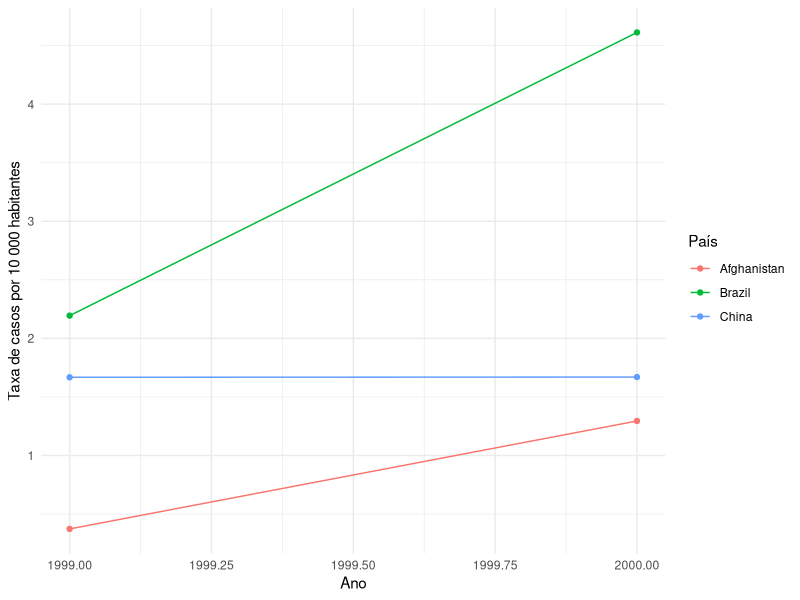
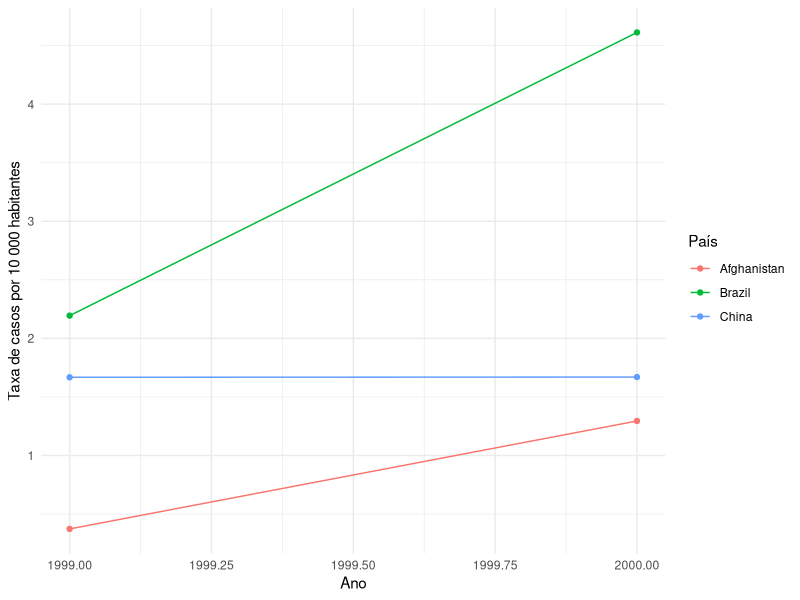

Write R code to recreate these figures, in order.
## ---- chunk 1
library(tidyverse)
## ---- chunk 2
table1
## ---- chunk 3
table2

## ---- chunk 4
table3
## ---- chunk 5
table4a
## ---- chunk 6
table4b
## ---- chunk 7
library(dplyr)

dados <- table1
taxas <- dados %>%
        mutate(taxa = cases/population * 10000)
        
taxas

## ---- chunk 8
casos_ano <- dados %>% 
              group_by(year) %>% 
                summarise(casos = sum(cases))
casos_ano
## ---- chunk 9

casos_pais <- dados %>% 
                group_by(country) %>% 
                  summarise(total = sum(cases))
casos_pais
## ---- chunk 10
mudanca_numero_casos <- dados %>% 
                          arrange(country, year) %>% 
                            group_by(country) %>% 
                              mutate(mudanca = cases - lag(cases)) %>% 
                                filter(year == 2000) %>% 
                                  select(country, mudanca)

mudanca_numero_casos
## ---- chunk 11
library(ggplot2)
grafico <- ggplot(taxas, aes(x = year, y = taxa, group = country, colour = country)) +
            geom_line() +
              geom_point() +
               labs(x = "Ano", y = "Taxa de casos por 10 000 habitantes", color = "País") +
                  theme_minimal()
grafico
## ---- chunk 12
#para table2

casos_table2 <- table2 %>% 
                  filter(type == "cases")

populacao_table2 <- table2 %>% 
                      filter(type == "population")
taxa_tabela2 <- casos_table2 %>% 
                  mutate(taxa = count/populacao_table2$count * 10000)
taxa_tabela2

## ---- chunk 13
#para table4a + table4b

casos_table4a <- table4a %>%
                  pivot_longer(
                     cols = c(`1999`, `2000`),
                     names_to = "year",
                     values_to = "cases"
  )

casos_table4a

populacao_table4b <- table4b %>%
                      pivot_longer(
                        cols = c(`1999`, `2000`),
                        names_to = "year",
                        values_to = "population"
  )

populacao_table4b

taxa_tabela4 <- casos_table4a %>% 
                  mutate(taxa = cases/ populacao_table4b$population * 10000)
taxa_tabela4

## ---- chunk 14
grafico2 <- ggplot(taxa_tabela2, aes(x = year, y = taxa, group = country, colour = country)) +
            geom_line() +
              geom_point() +
               labs(x = "Ano", y = "Taxa de casos por 10 000 habitantes", color = "País") +
                  theme_minimal()
grafico2
## ---- chunk 15
tidy4a <- table4a %>% 
                  pivot_longer(
                    cols = c('1999', '2000'),
                    names_to = "ano",
                    values_to = "casos"
                  )
## ---- chunk 16
tidy4b <- table4b %>% 
                  pivot_longer(
                    cols = c('1999','2000'),
                    names_to = "ano",
                    values_to = "população"
                  )
## ---- chunk 17

tabela4 <- left_join(
            tidy4a,
            tidy4b,
            by = c("country", "ano")
)

tabela4

## ---- chunk 18
tabela2 <- table2 %>% 
            pivot_wider(
              names_from = type,
              values_from = count
            )

tabela2


## ---- chunk 19
tabela3 <- table3 %>% 
            separate(
              rate,
              into = c("cases", "population"),
              sep = "/",
              convert = TRUE
            )
tabela3
